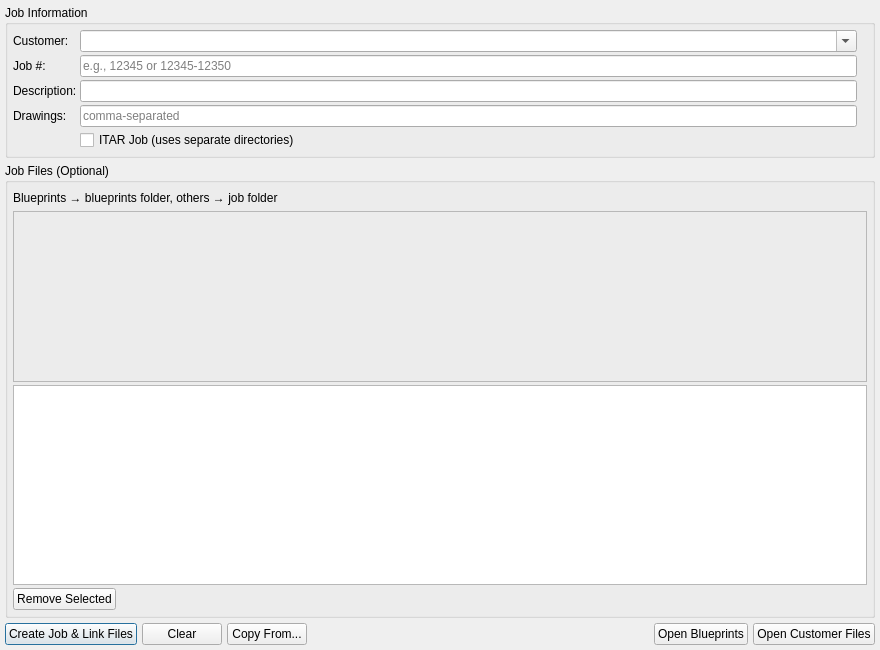
<?xml version="1.0" encoding="UTF-8"?>
<ui version="4.0">
 <class>JobTab</class>
 <widget class="QWidget" name="JobTab">
  <property name="geometry">
   <rect>
    <x>0</x>
    <y>0</y>
    <width>880</width>
    <height>650</height>
   </rect>
  </property>
  <layout class="QVBoxLayout" name="mainLayout">
   <property name="spacing">
    <number>5</number>
   </property>
   <property name="leftMargin">
    <number>5</number>
   </property>
   <property name="topMargin">
    <number>5</number>
   </property>
   <property name="rightMargin">
    <number>5</number>
   </property>
   <property name="bottomMargin">
    <number>5</number>
   </property>
   <item>
    <widget class="QGroupBox" name="jobInfoGroup">
     <property name="maximumSize">
      <size>
       <width>16777215</width>
       <height>200</height>
      </size>
     </property>
     <property name="title">
      <string>Job Information</string>
     </property>
     <layout class="QGridLayout" name="jobInfoLayout">
      <property name="leftMargin">
       <number>5</number>
      </property>
      <property name="topMargin">
       <number>5</number>
      </property>
      <property name="rightMargin">
       <number>5</number>
      </property>
      <property name="bottomMargin">
       <number>5</number>
      </property>
      <property name="spacing">
       <number>3</number>
      </property>
      <item row="0" column="0">
       <widget class="QLabel" name="customerLabel">
        <property name="text">
         <string>Customer:</string>
        </property>
       </widget>
      </item>
      <item row="0" column="1">
       <widget class="QComboBox" name="customer_combo">
        <property name="minimumSize">
         <size>
          <width>250</width>
          <height>0</height>
         </size>
        </property>
        <property name="editable">
         <bool>true</bool>
        </property>
       </widget>
      </item>
      <item row="1" column="0">
       <widget class="QLabel" name="jobNumberLabel">
        <property name="text">
         <string>Job #:</string>
        </property>
       </widget>
      </item>
      <item row="1" column="1">
       <widget class="QLineEdit" name="job_number_edit">
        <property name="placeholderText">
         <string>e.g., 12345 or 12345-12350</string>
        </property>
       </widget>
      </item>
      <item row="1" column="2">
       <widget class="QLabel" name="job_status_label">
        <property name="text">
         <string/>
        </property>
       </widget>
      </item>
      <item row="2" column="0">
       <widget class="QLabel" name="descriptionLabel">
        <property name="text">
         <string>Description:</string>
        </property>
       </widget>
      </item>
      <item row="2" column="1">
       <widget class="QLineEdit" name="description_edit"/>
      </item>
      <item row="3" column="0">
       <widget class="QLabel" name="drawingsLabel">
        <property name="text">
         <string>Drawings:</string>
        </property>
       </widget>
      </item>
      <item row="3" column="1">
       <widget class="QLineEdit" name="drawings_edit">
        <property name="placeholderText">
         <string>comma-separated</string>
        </property>
       </widget>
      </item>
      <item row="4" column="1">
       <widget class="QCheckBox" name="itar_check">
        <property name="text">
         <string>ITAR Job (uses separate directories)</string>
        </property>
       </widget>
      </item>
     </layout>
    </widget>
   </item>
   <item>
    <widget class="QGroupBox" name="jobFilesGroup">
     <property name="title">
      <string>Job Files (Optional)</string>
     </property>
     <layout class="QVBoxLayout" name="jobFilesLayout">
      <property name="spacing">
       <number>3</number>
      </property>
      <property name="leftMargin">
       <number>5</number>
      </property>
      <property name="topMargin">
       <number>5</number>
      </property>
      <property name="rightMargin">
       <number>5</number>
      </property>
      <property name="bottomMargin">
       <number>5</number>
      </property>
      <item>
       <widget class="QLabel" name="filesInfoLabel">
        <property name="maximumSize">
         <size>
          <width>16777215</width>
          <height>20</height>
         </size>
        </property>
        <property name="text">
         <string>Blueprints → blueprints folder, others → job folder</string>
        </property>
       </widget>
      </item>
      <item>
       <widget class="QFrame" name="job_drop_zone">
        <property name="minimumSize">
         <size>
          <width>0</width>
          <height>60</height>
         </size>
        </property>
        <property name="maximumSize">
         <size>
          <width>16777215</width>
          <height>200</height>
         </size>
        </property>
        <property name="frameShape">
         <enum>QFrame::Shape::StyledPanel</enum>
        </property>
        <property name="frameShadow">
         <enum>QFrame::Shadow::Sunken</enum>
        </property>
       </widget>
      </item>
      <item>
       <widget class="QListWidget" name="job_files_list">
        <property name="maximumSize">
         <size>
          <width>16777215</width>
          <height>200</height>
         </size>
        </property>
       </widget>
      </item>
      <item>
       <layout class="QHBoxLayout" name="removeButtonLayout">
        <item>
         <widget class="QPushButton" name="remove_btn">
          <property name="text">
           <string>Remove Selected</string>
          </property>
         </widget>
        </item>
        <item>
         <spacer name="horizontalSpacer">
          <property name="orientation">
           <enum>Qt::Orientation::Horizontal</enum>
          </property>
          <property name="sizeHint" stdset="0">
           <size>
            <width>40</width>
            <height>20</height>
           </size>
          </property>
         </spacer>
        </item>
       </layout>
      </item>
     </layout>
    </widget>
   </item>
   <item>
    <layout class="QHBoxLayout" name="bottomButtonLayout">
     <item>
      <widget class="QPushButton" name="create_btn">
       <property name="text">
        <string>Create Job &amp;&amp; Link Files</string>
       </property>
       <property name="default">
        <bool>true</bool>
       </property>
      </widget>
     </item>
     <item>
      <widget class="QPushButton" name="clear_btn">
       <property name="text">
        <string>Clear</string>
       </property>
      </widget>
     </item>
     <item>
      <widget class="QPushButton" name="copy_from_btn">
       <property name="text">
        <string>Copy From...</string>
       </property>
      </widget>
     </item>
     <item>
      <spacer name="horizontalSpacer_3">
       <property name="orientation">
        <enum>Qt::Orientation::Horizontal</enum>
       </property>
       <property name="sizeHint" stdset="0">
        <size>
         <width>40</width>
         <height>20</height>
        </size>
       </property>
      </spacer>
     </item>
     <item>
      <widget class="QPushButton" name="open_bp_btn">
       <property name="text">
        <string>Open Blueprints</string>
       </property>
      </widget>
     </item>
     <item>
      <widget class="QPushButton" name="open_cf_btn">
       <property name="text">
        <string>Open Customer Files</string>
       </property>
      </widget>
     </item>
    </layout>
   </item>
  </layout>
 </widget>
 <resources/>
 <connections/>
</ui>
